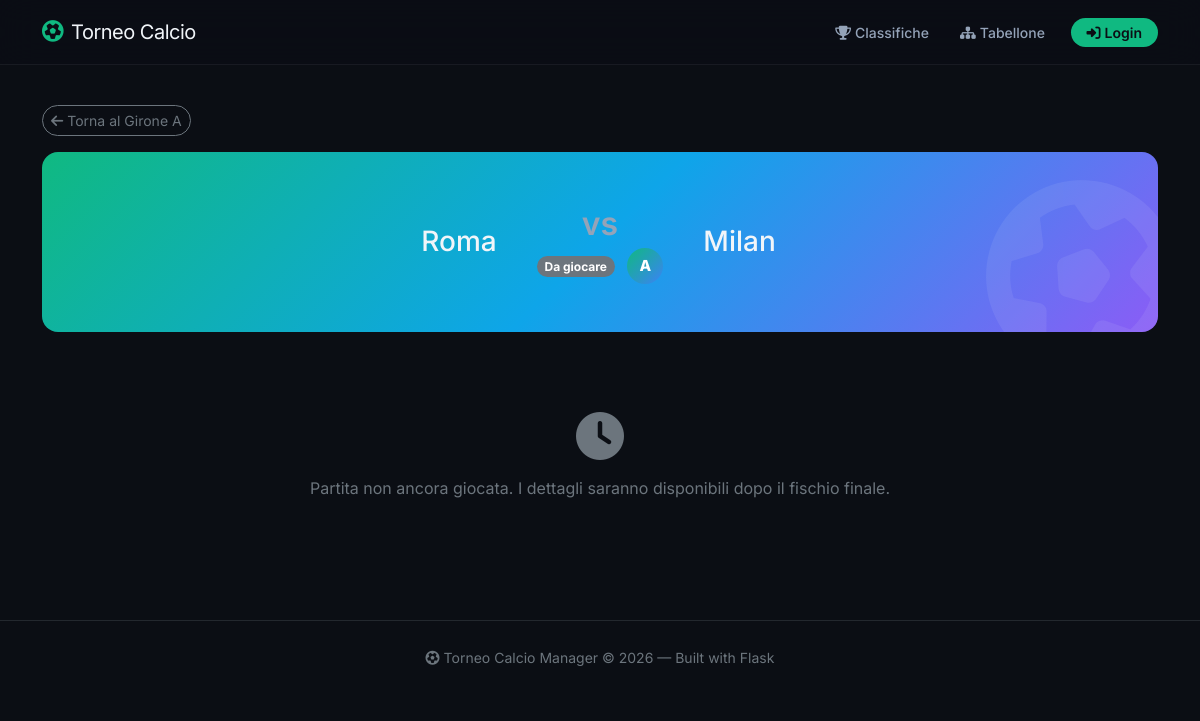
The app's page /match/1 with its own data.
### app/models.py (models this page shows, shortened)
class Match(db.Model):
    __tablename__ = 'matches'
    id = db.Column(db.Integer, primary_key=True)
    home_team_id = db.Column(db.Integer, db.ForeignKey('teams.id'), nullable=False)
    away_team_id = db.Column(db.Integer, db.ForeignKey('teams.id'), nullable=False)
    home_score = db.Column(db.Integer, nullable=True, default=0)
    away_score = db.Column(db.Integer, nullable=True, default=0)
    phase = db.Column(db.String(20), nullable=False, default='group')  # group | quarter | semi | final
    group = db.Column(db.String(1), nullable=True)  # A-D for group phase, None for knockouts
    played = db.Column(db.Boolean, default=False)
    match_date = db.Column(db.DateTime, default=datetime.utcnow)
    man_of_match = db.Column(db.String(100), nullable=True)  # MVP name
    home_team = db.relationship('Team', foreign_keys=[home_team_id], backref='home_matches')
    away_team = db.relationship('Team', foreign_keys=[away_team_id], backref='away_matches')
    goals = db.relationship('Goal', backref='match', lazy='dynamic', cascade='all, delete-orphan',
                            order_by='Goal.minute')

class Team(db.Model):
    __tablename__ = 'teams'
    id = db.Column(db.Integer, primary_key=True)
    name = db.Column(db.String(100), unique=True, nullable=False)
    group = db.Column(db.String(1), nullable=False)  # A | B | C | D
    logo_url = db.Column(db.String(256), default='')
    roster = db.relationship('RosterPlayer', backref='team', lazy='dynamic', cascade='all, delete-orphan')

### app/blueprints/main/routes.py (the view)
@main_bp.route('/match/<int:match_id>')
def match_detail_public(match_id):
    match = Match.query.get_or_404(match_id)
    home_goals = Goal.query.filter_by(match_id=match.id, team_id=match.home_team_id)\
                     .order_by(Goal.minute).all()
    away_goals = Goal.query.filter_by(match_id=match.id, team_id=match.away_team_id)\
                     .order_by(Goal.minute).all()
    return render_template(
        'public/match_detail.html',
        match=match,
        home_goals=home_goals,
        away_goals=away_goals,
    )

### app/templates/public/match_detail.html (shortened to what this page needs)
{% extends 'base.html' %}
{% block content %}
{% if match.phase == 'group' %}
<a href="{{ url_for('main.group_detail', group=match.group) }}"
    class="btn btn-sm btn-outline-secondary rounded-pill mb-3">
    <i class="fa-solid fa-arrow-left me-1"></i>Torna al Girone {{ match.group }}
</a>
{% else %}
<a href="{{ url_for('main.tournament') }}" class="btn btn-sm btn-outline-secondary rounded-pill mb-3">
    <i class="fa-solid fa-arrow-left me-1"></i>Torna al Tabellone
</a>
{% endif %}
<div class="hero-banner fade-in-up text-center">
    <div class="d-flex justify-content-center align-items-center gap-4 flex-wrap">
        <div class="text-end" style="min-width:120px;">
            <h3 class="mb-0 fw-800">{{ match.home_team.name }}</h3>
        </div>
        <div class="px-3">
            {% if match.played %}
            <div style="font-size:2.5rem; font-weight:800; letter-spacing:2px;">
                {{ match.home_score }} - {{ match.away_score }}
            </div>
            <span class="badge bg-success rounded-pill">Giocata</span>
            {% else %}
            <div style="font-size:2rem; font-weight:600; color:var(--text-secondary);">
                vs
            </div>
            <span class="badge bg-secondary rounded-pill">Da giocare</span>
            {% endif %}
            {% if match.phase == 'group' %}
            <span class="group-badge ms-2">{{ match.group }}</span>
            {% else %}
            <span class="badge bg-warning text-dark rounded-pill ms-2">{{ match.phase|upper }}</span>
            {% endif %}
        </div>
        <div class="text-start" style="min-width:120px;">
            <h3 class="mb-0 fw-800">{{ match.away_team.name }}</h3>
        </div>
    </div>
</div>
{% if match.played %}
<div class="row g-4 mt-2">
    <div class="col-md-6 fade-in-up">
        <div class="card-premium">
            <div class="card-header">
                <i class="fa-solid fa-futbol me-2 text-success"></i>{{ match.home_team.name }}
                <span class="badge bg-success rounded-pill ms-2">{{ home_goals|length }}</span>
            </div>
            <div class="card-body">
                {% if home_goals %}
                <ul class="list-unstyled mb-0">
                    {% for g in home_goals %}
                    <li class="py-2 border-bottom border-secondary border-opacity-25">
                        <i class="fa-solid fa-futbol text-success me-2"></i>
                        <strong>{{ g.player_name }}</strong>
                        {% if g.minute %}
                        <span class="text-muted ms-1">{{ g.minute }}'</span>
                        {% endif %}
                    </li>
                    {% endfor %}
                </ul>
                {% else %}
                <p class="text-muted mb-0 text-center">Nessun gol</p>
                {% endif %}
            </div>
        </div>
    </div>
    <div class="col-md-6 fade-in-up">
        <div class="card-premium">
            <div class="card-header">
                <i class="fa-solid fa-futbol me-2 text-info"></i>{{ match.away_team.name }}
                <span class="badge bg-info rounded-pill ms-2">{{ away_goals|length }}</span>
            </div>
            <div class="card-body">
                {% if away_goals %}
                <ul class="list-unstyled mb-0">
                    {% for g in away_goals %}
                    <li class="py-2 border-bottom border-secondary border-opacity-25">
                        <i class="fa-solid fa-futbol text-info me-2"></i>
                        <strong>{{ g.player_name }}</strong>
                        {% if g.minute %}
                        <span class="text-muted ms-1">{{ g.minute }}'</span>
                        {% endif %}
                    </li>
                    {% endfor %}
                </ul>
                {% else %}
                <p class="text-muted mb-0 text-center">Nessun gol</p>
                {% endif %}
            </div>
        </div>
    </div>
</div>
{% if match.man_of_match %}
<div class="fade-in-up mt-4">
    <div class="card-premium text-center">
        <div class="card-body py-3">
            <i class="fa-solid fa-star text-warning fa-2x mb-2"></i>
            <h5 class="fw-700 mb-0">Miglior Giocatore</h5>
            <p class="mb-0 mt-1" style="font-size:1.2rem; color:var(--accent-primary);">{{ match.man_of_match }}</p>
        </div>
    </div>
</div>
{% endif %}
{% else %}
<div class="text-center py-5 text-secondary mt-4">
    <i class="fa-solid fa-clock fa-3x mb-3 d-block"></i>
    <p class="mb-0">Partita non ancora giocata. I dettagli saranno disponibili dopo il fischio finale.</p>
</div>
{% endif %}
{% endblock %}

### app/static/style.css (style rules this page uses)
:root { --bg-primary: #0b0e14; --bg-secondary: #111827; --bg-card: #1a1f2e; --bg-card-hover: #232a3d; --border-subtle: rgba(255, 255, 255, 0.06); --accent: #10b981; --accent-glow: rgba(16, 185, 129, 0.25); --accent-hover: #34d399; --danger: #ef4444; --warning: #f59e0b; --info: #3b82f6; --text-primary: #f1f5f9; --text-secondary: #94a3b8; --text-muted: #64748b; --navbar-bg: rgba(11, 14, 20, 0.85); --radius: 1rem; --radius-sm: 0.625rem; --shadow: 0 4px 24px rgba(0, 0, 0, 0.35); --shadow-sm: 0 2px 12px rgba(0, 0, 0, 0.2); --shadow-accent: 0 4px 20px var(--accent-glow); }
body { font-family: 'Inter', sans-serif; background: var(--bg-primary); color: var(--text-primary); min-height: 100vh; }
.hero-banner { background: linear-gradient(135deg, #10b981 0%, #0ea5e9 50%, #8b5cf6 100%); border-radius: var(--radius); padding: 3rem 2.5rem; position: relative; overflow: hidden; margin-bottom: 2rem; }
.hero-banner::before { content: '\f1e3'; font-family: 'Font Awesome 6 Free'; font-weight: 900; position: absolute; right: -20px; top: -20px; font-size: 12rem; opacity: 0.08; transform: rotate(15deg); }
.group-badge { display: inline-flex; align-items: center; justify-content: center; width: 36px; height: 36px; border-radius: 50%; background: linear-gradient(135deg, var(--accent), var(--info)); color: #fff; font-weight: 800; font-size: 0.95rem; }
.fade-in-up { animation: fadeInUp 0.5s ease both; }
.fade-in-up:nth-child(2) { animation-delay: 0.1s; }

### records on screen
Match: group "A"
Team: home_team.name "Roma"
Team: away_team.name "Milan"
